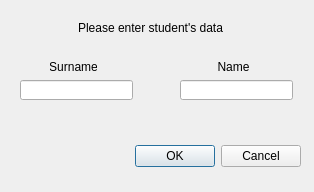
<?xml version="1.0" encoding="UTF-8"?>
<ui version="4.0">
 <class>addStudentDialog</class>
 <widget class="QDialog" name="addStudentDialog">
  <property name="geometry">
   <rect>
    <x>0</x>
    <y>0</y>
    <width>314</width>
    <height>192</height>
   </rect>
  </property>
  <property name="windowTitle">
   <string>Dialog</string>
  </property>
  <widget class="QDialogButtonBox" name="buttonBox">
   <property name="geometry">
    <rect>
     <x>-40</x>
     <y>140</y>
     <width>341</width>
     <height>32</height>
    </rect>
   </property>
   <property name="orientation">
    <enum>Qt::Horizontal</enum>
   </property>
   <property name="standardButtons">
    <set>QDialogButtonBox::Cancel|QDialogButtonBox::Ok</set>
   </property>
  </widget>
  <widget class="QLineEdit" name="lineEditSurname">
   <property name="geometry">
    <rect>
     <x>20</x>
     <y>80</y>
     <width>113</width>
     <height>20</height>
    </rect>
   </property>
  </widget>
  <widget class="QLineEdit" name="lineEditName">
   <property name="geometry">
    <rect>
     <x>180</x>
     <y>80</y>
     <width>113</width>
     <height>20</height>
    </rect>
   </property>
  </widget>
  <widget class="QLabel" name="label">
   <property name="geometry">
    <rect>
     <x>40</x>
     <y>20</y>
     <width>221</width>
     <height>16</height>
    </rect>
   </property>
   <property name="styleSheet">
    <string notr="true">font: 11pt &quot;Calibri&quot;;</string>
   </property>
   <property name="text">
    <string>Please enter student's data</string>
   </property>
   <property name="alignment">
    <set>Qt::AlignCenter</set>
   </property>
  </widget>
  <widget class="QLabel" name="labelSurname">
   <property name="geometry">
    <rect>
     <x>50</x>
     <y>60</y>
     <width>47</width>
     <height>13</height>
    </rect>
   </property>
   <property name="text">
    <string>Surname</string>
   </property>
   <property name="alignment">
    <set>Qt::AlignCenter</set>
   </property>
  </widget>
  <widget class="QLabel" name="labelName">
   <property name="geometry">
    <rect>
     <x>210</x>
     <y>60</y>
     <width>47</width>
     <height>13</height>
    </rect>
   </property>
   <property name="text">
    <string>Name</string>
   </property>
   <property name="alignment">
    <set>Qt::AlignCenter</set>
   </property>
  </widget>
 </widget>
 <resources/>
 <connections>
  <connection>
   <sender>buttonBox</sender>
   <signal>accepted()</signal>
   <receiver>addStudentDialog</receiver>
   <slot>accept()</slot>
   <hints>
    <hint type="sourcelabel">
     <x>248</x>
     <y>254</y>
    </hint>
    <hint type="destinationlabel">
     <x>157</x>
     <y>274</y>
    </hint>
   </hints>
  </connection>
  <connection>
   <sender>buttonBox</sender>
   <signal>rejected()</signal>
   <receiver>addStudentDialog</receiver>
   <slot>reject()</slot>
   <hints>
    <hint type="sourcelabel">
     <x>316</x>
     <y>260</y>
    </hint>
    <hint type="destinationlabel">
     <x>286</x>
     <y>274</y>
    </hint>
   </hints>
  </connection>
 </connections>
</ui>
